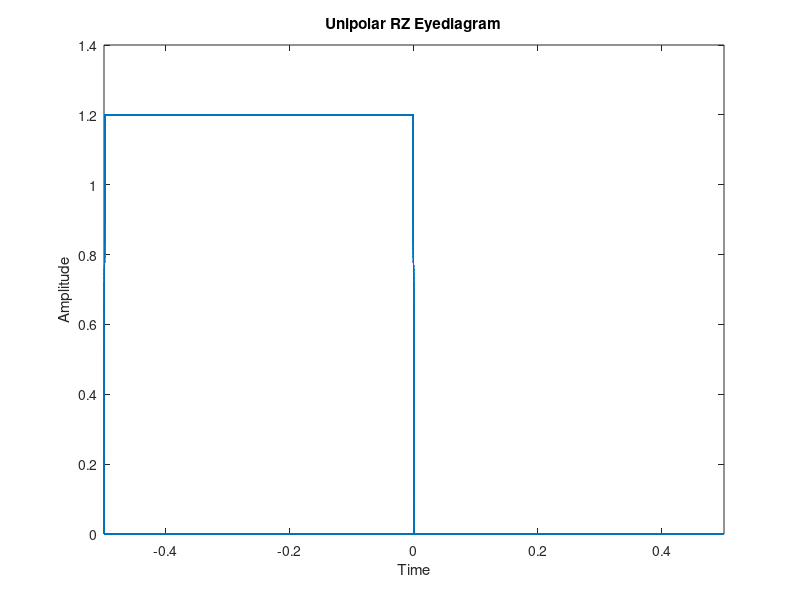
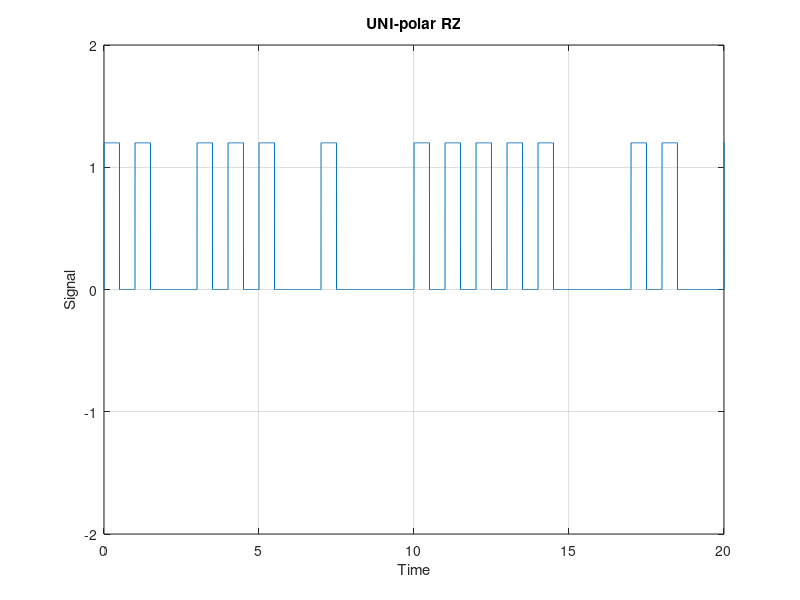
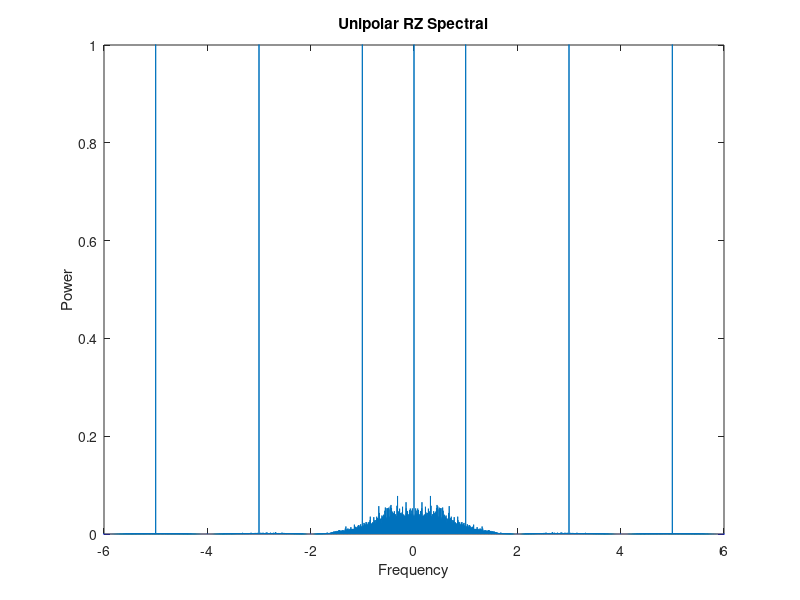
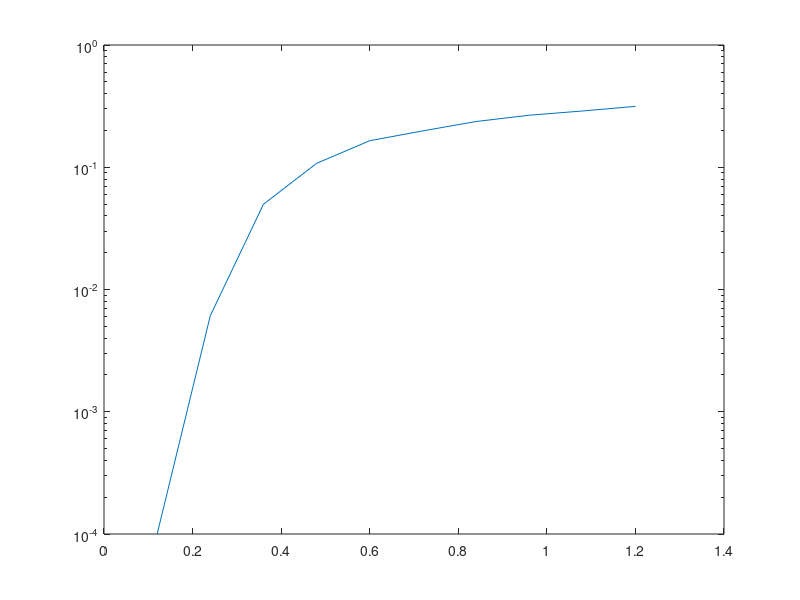

Write the MATLAB code that produced these figures, in order.
total_BER2=[];
bits = randi([0, 1], 1, 10000);
n=800;
T=length(bits);
N=n*length(bits);
dt=T/N;
t=0:dt:(T-dt);
sig=zeros(1,length(t));
for i=1:length(bits);
  if bits(i)==1
    sig((i-1)*n+2:i*n-n/2)=1.2;

  end
end

#Plot Signal
figure(7);
plot(t,sig),axis([0,20,-2,2]);
xlabel("Time");
ylabel("Signal");
title("UNI-polar RZ");
grid on;

#EyeDiagram
eyediagram(sig,800,1,400);
xlabel("Time");
ylabel("Amplitude");
title("Unipolar RZ Eyediagram");

#spectral domain
df = 1/T;
fs= 1/dt;
if (rem(N,2)==0)
f=- (0.5 * fs) : df : (0.5*fs - df) ;
else
f=- (0.5*fs-0.5*df) : df : (0.5*fs -0.5*df) ;
end
M=fftshift(fft(sig))/N;
figure(9);

PSD_y=power(abs(M),2);
plot (f,PSD_y*1000),axis([-6,6,0,1]);
xlabel("Frequency");
ylabel("Power");
title("Unipolar RZ Spectral");

H=abs(f)<2;
k = real(ifft(ifftshift(H.*M))*N);

#Reciever without noise
#decision code 1
for i=1:length(bits);
  if  k(((i-1)*n+i*n-n/2)/2)>=0.6;
    k((i-1)*n+1:i*n-n/2)=1.2;
     k((i*n-n/2)+1:i*n)=0;
   else
      k((i-1)*n+1:i*n)=0;
  end
end


#compare 1
error_bits_1=0;
 for i=1:length(bits);
  if  k(((i-1)*n+i*n-n/2)/2)!=sig(((i-1)*n+i*n-n/2)/2);
    error_bits_1++;
  end
 end
BER1=error_bits_1/length(bits);
disp(BER1);

#Reciever with noise
for sigma = 0:0.12:1.2;
noise=sigma*randn(1,length(t));
k1=k+noise;

#decision code 2
 for i=1:length(bits);
  if  k1(((i-1)*n+i*n-n/2)/2)>=0.6;
    k1((i-1)*n+1:i*n-n/2)=1.2;
     k1((i*n-n/2)+1:i*n)=0;
   else
      k1((i-1)*n+1:i*n)=0;
  end
 end

#compare 2
error_bits_2=0;
 for i=1:length(bits);
  if  k1(((i-1)*n+i*n)/2)!=sig(((i-1)*n+i*n)/2);
   error_bits_2++;
  end
 end
BER2=error_bits_2/length(bits);
total_BER2 =[total_BER2 BER2];
disp(BER2);
end

figure(17)
sigma =[0:0.12:1.2];
semilogy(sigma,total_BER2);
hold on;

